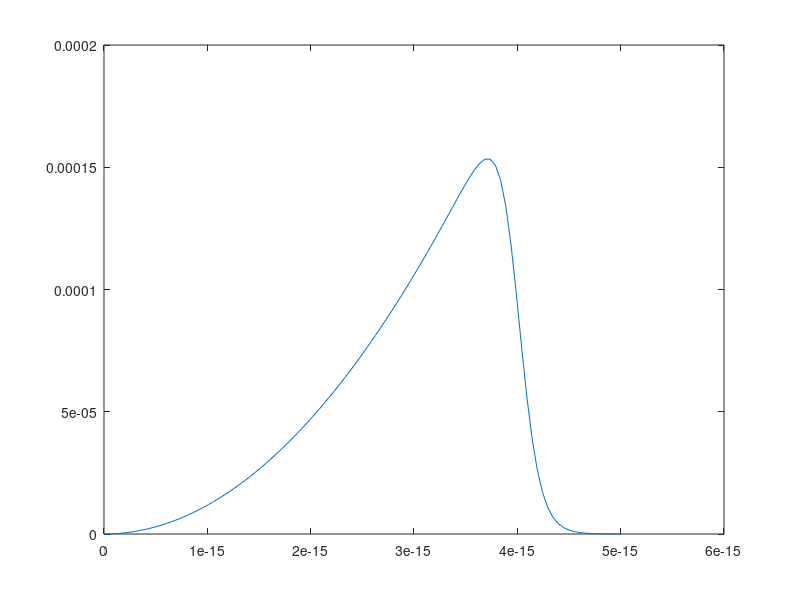

Write the MATLAB code that produced this figure. (Note: this script raises an error after producing the figure.)
%% Constants
% Fundamental
hbar = 6.62607004e-34/(2*pi);
q_e = 1.60217662e-19;
m_e = 9.109e-31;
eV = 1.60217662e-19;
c = 2.9979e8;
alpha = 1/137;

% Experiment
Z_Ca40 = 20;
Z_e = 1;
E_experiment = 250e6*eV;         % (250 MeV)
theta = load("data/theta.tsv");
cross_section = load("data/cross_section.tsv");
meas_error = load("data/meas_error.tsv");


%%
% functions
rho_ch = @(X, r) X(1)./(1 + exp((r-X(2))./X(3)));
p = @(E, m) sqrt((E/c).^2 - (m*c)^2);
gamma = @(E, m) E/(m*c^2);
v = @(E, m) c*sqrt(1 - 1./gamma(E, m).^2);
beta = v(E_experiment, m_e)/c;


p_e = p(E_experiment, m_e);
v_e = v(E_experiment, m_e);


%%
cross_ruth = @(E, theta) (Z_e*Z_Ca40*alpha*hbar*c)^2./(4*beta^4*E^2*sin(theta/2).^4);
cross_mott = @(E, theta) cross_ruth(E, theta).*(1 - beta^2*sin(theta/2).^2);

cross_theo = @(E, theta, X) cross_mott(E, theta)*(X(1)+X(2)+X(3)); % for test only


theta_vect = linspace(0, pi, 100);
cross_section_theo = cross_mott(E_experiment, theta_vect);


clf
hold on 
plot(theta_vect, log(cross_section_theo))


%%
% Constraint
integrand = @(X, r) rho_ch(X, r).*r.^2;
total_charge = @(X) (4*pi/p_e)*integral(@(r) integrand(X, r), 0, 1e-10);

X_0 = [q_e*0.073463e45, 4e-15, 0.1e-15];
total_charge(X_0)

%%
eps = 1e-6;
constraint = @(X) ((Z_Ca40 - total_charge(X))/eps).^2;

R = linspace(0, 5e-15, 100); 


clf
plot(R, integrand(X_0, R));

constraint(X_0)

%%
Xi2 = @(X, theta) ((cross_theo(E_experiment, theta, X) - cross_section)./meas_error).^2;

Xi2(X_0,theta_rad)

% f = @(X, theta) Xi2(X, theta) + constraint(X);
% 
% X_fit = lsqcurvefit(f, X_0, theta.', cross_section.');


%% Test fsolve
funhandle = @(X) X(2) + X(1)

X_0 = [2, 3];
sol = test_fun(X_0, funhandle)

X_fit = fsolve(@(X) test_fun(X, funhandle), X_0)

function F = test_fun(X_0, funhandle) %rho_ch, p_e, cross_theo, data, exp_values)

%eps = 1e-6;
%integrand       = @(X, r) rho_ch(X, r).*r.^2;
%total_charge    = @(X, E) (4*pi/p_e(E))*integral(@(r) integrand(X, r), 0, 1e-10);
%constraint      = @(X) ((exp_values(1) - total_charge(X, exp_values(3)))/eps).^2;

Xi2             = @(X) -X(1)^2 + X(2)*funhandle(X);

F  = Xi2(X_0);

%F(1) = constraint(X_0);
%F(2) = Xi2(X_0);
end
